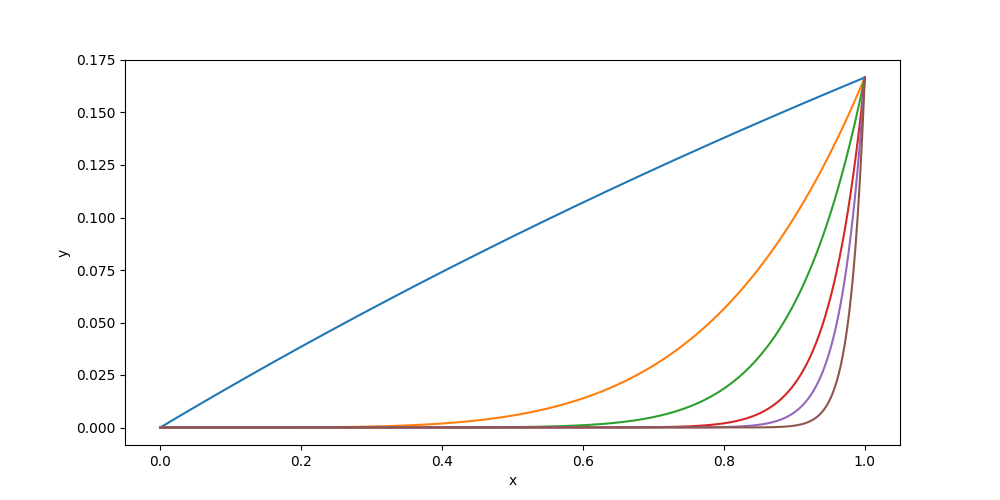

Generate this figure with Python:
import numpy as np
import matplotlib.pyplot as plt

a = 5
n = np.array([1,5,10,20,30,50])
xdata = np.linspace(0,1, 1000)

y = lambda x, a, n: x**n/(x+a)


plt.figure(figsize=(10,5))

plt.xlabel('x')
plt.ylabel('y')

for it in n:
    plt.plot(xdata, y(xdata, a, it), label="n={}".format(it))

plt.legend()

plt.savefig('01-2a.png')
